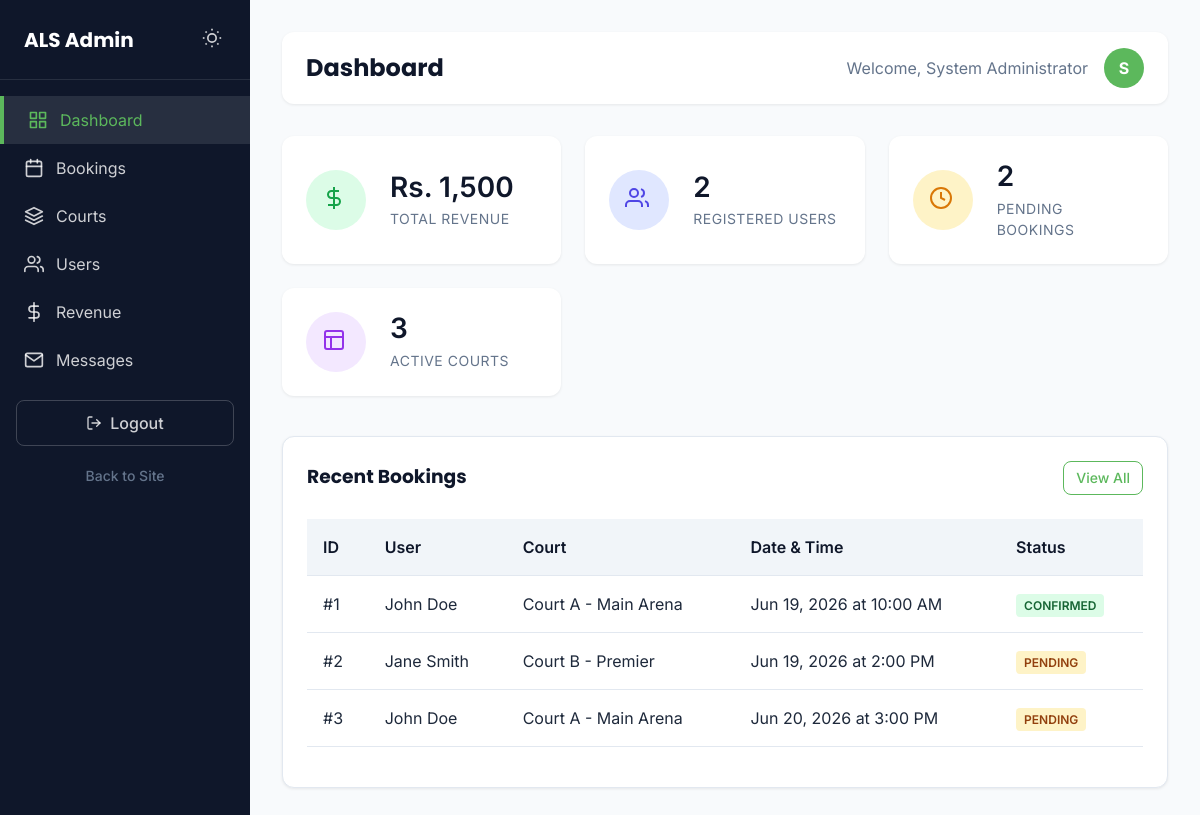
/admin/index.php (signed in), run on the app's committed database.
### tables this page shows
CREATE TABLE IF NOT EXISTS bookings (
    id INT AUTO_INCREMENT PRIMARY KEY,
    court_id INT NOT NULL,
    user_id INT NOT NULL,
    booking_date DATE NOT NULL,
    start_time TIME NOT NULL,
    end_time TIME GENERATED ALWAYS AS (ADDTIME(start_time, '01:00:00')) STORED,
    status ENUM('Pending', 'Confirmed', 'Completed', 'Cancelled') DEFAULT 'Pending',
    payment_status ENUM('Unpaid', 'Pending', 'Paid') DEFAULT 'Unpaid',
    payment_method ENUM('manual', 'khalti', 'esewa', 'admin') DEFAULT NULL,
    payment_txn_id VARCHAR(100) DEFAULT NULL,
    payment_screenshot VARCHAR(255) DEFAULT NULL,
    payment_verified_at DATETIME DEFAULT NULL,
    created_at TIMESTAMP DEFAULT CURRENT_TIMESTAMP,
    updated_at TIMESTAMP DEFAULT CURRENT_TIMESTAMP ON UPDATE CURRENT_TIMESTAMP,
    FOREIGN KEY (court_id) REFERENCES courts(id) ON DELETE RESTRICT,
    FOREIGN KEY (user_id) REFERENCES users(id) ON DELETE RESTRICT,
    UNIQUE KEY unique_booking (court_id, booking_date, start_time),
    INDEX idx_user (user_id),
    INDEX idx_date (booking_date),
    INDEX idx_status (status),
    INDEX idx_payment (payment_status)
);

CREATE TABLE IF NOT EXISTS users (
    id INT AUTO_INCREMENT PRIMARY KEY,
    full_name VARCHAR(100) NOT NULL,
    email VARCHAR(255) NOT NULL UNIQUE,
    phone VARCHAR(10) NOT NULL UNIQUE,
    password VARCHAR(255) NOT NULL,
    created_at TIMESTAMP DEFAULT CURRENT_TIMESTAMP,
    updated_at TIMESTAMP DEFAULT CURRENT_TIMESTAMP ON UPDATE CURRENT_TIMESTAMP,
    INDEX idx_phone (phone),
    INDEX idx_email (email)
);

CREATE TABLE IF NOT EXISTS courts (
    id INT AUTO_INCREMENT PRIMARY KEY,
    name VARCHAR(100) NOT NULL,
    sport_type ENUM('football', 'cricket', 'badminton') NOT NULL DEFAULT 'football',
    price_per_hour DECIMAL(10,2) NOT NULL DEFAULT 0.00,
    description TEXT,
    is_active TINYINT(1) DEFAULT 1,
    created_at TIMESTAMP DEFAULT CURRENT_TIMESTAMP,
    INDEX idx_active (is_active)
);

### admin/index.php (the view, shortened to what this page needs)
<?php
require_once '../includes/db.php';
$kpis = [
    'revenue' => 0,
    'users' => 0,
    'pending_bookings' => 0,
    'courts' => 0
];
$res = $conn->query("SELECT SUM(c.price_per_hour) as rev FROM bookings b JOIN courts c ON b.court_id = c.id WHERE b.payment_status = 'Paid'");
if ($row = $res->fetch_assoc()) $kpis['revenue'] = $row['rev'] ?? 0;
$res = $conn->query("SELECT COUNT(*) as c FROM users");
if ($row = $res->fetch_assoc()) $kpis['users'] = $row['c'];
$res = $conn->query("SELECT COUNT(*) as c FROM bookings WHERE status = 'Pending'");
if ($row = $res->fetch_assoc()) $kpis['pending_bookings'] = $row['c'];
$res = $conn->query("SELECT COUNT(*) as c FROM courts WHERE is_active = 1");
if ($row = $res->fetch_assoc()) $kpis['courts'] = $row['c'];
$recentStmt = $conn->query("
    SELECT b.id, b.booking_date, b.start_time, b.status, c.name as court_name, u.full_name as user_name
    FROM bookings b
    JOIN courts c ON b.court_id = c.id
    JOIN users u ON b.user_id = u.id
    ORDER BY b.created_at DESC LIMIT 5
");
$recent_bookings = $recentStmt->fetch_all(MYSQLI_ASSOC);
?>
<!DOCTYPE html>
<html lang="en">
<head>
    <link rel="stylesheet" href="../assets/css/style.css">
</head>
<body>
<div class="admin-layout">
    <?php include '../includes/admin_sidebar.php'; ?>
    <div class="admin-main">
        <div class="admin-header">
            <h2>Dashboard</h2>
            <div class="d-flex align-items-center">
                <span class="mr-3 text-secondary">Welcome, <?php echo htmlspecialchars($_SESSION['admin_name']); ?></span>
                <div style="width: 40px; height: 40px; background: var(--primary-green); color: white; border-radius: 50%; display: flex; align-items: center; justify-content: center; font-weight: bold;">
                    <?php echo substr($_SESSION['admin_name'], 0, 1); ?>
                </div>
            </div>
        </div>
        <div class="kpi-grid">
            <div class="kpi-card kpi-revenue">
                <div class="kpi-icon">
                    <svg width="28" height="28" fill="none" stroke="currentColor" stroke-width="2"><line x1="12" y1="1" x2="12" y2="23"></line><path d="M17 5H9.5a3.5 3.5 0 0 0 0 7h5a3.5 3.5 0 0 1 0 7H6"></path></svg>
                </div>
                <div>
                    <div class="kpi-value">Rs. <?php echo number_format($kpis['revenue']); ?></div>
                    <div class="kpi-label">Total Revenue</div>
                </div>
            </div>
            <div class="kpi-card kpi-users">
                <div class="kpi-icon">
                    <svg width="28" height="28" fill="none" stroke="currentColor" stroke-width="2"><path d="M17 21v-2a4 4 0 0 0-4-4H5a4 4 0 0 0-4 4v2"></path><circle cx="9" cy="7" r="4"></circle><path d="M23 21v-2a4 4 0 0 0-3-3.87"></path><path d="M16 3.13a4 4 0 0 1 0 7.75"></path></svg>
                </div>
                <div>
                    <div class="kpi-value"><?php echo $kpis['users']; ?></div>
                    <div class="kpi-label">Registered Users</div>
                </div>
            </div>
            <div class="kpi-card kpi-pending">
                <div class="kpi-icon">
                    <svg width="28" height="28" fill="none" stroke="currentColor" stroke-width="2"><circle cx="12" cy="12" r="10"></circle><polyline points="12 6 12 12 16 14"></polyline></svg>
                </div>
                <div>
                    <div class="kpi-value"><?php echo $kpis['pending_bookings']; ?></div>
                    <div class="kpi-label">Pending Bookings</div>
                </div>
            </div>
            <div class="kpi-card kpi-courts">
                <div class="kpi-icon">
                    <svg width="28" height="28" fill="none" stroke="currentColor" stroke-width="2"><rect x="3" y="3" width="18" height="18" rx="2" ry="2"></rect><line x1="3" y1="9" x2="21" y2="9"></line><line x1="9" y1="21" x2="9" y2="9"></line></svg>
                </div>
                <div>
                    <div class="kpi-value"><?php echo $kpis['courts']; ?></div>
                    <div class="kpi-label">Active Courts</div>
                </div>
            </div>
        </div>
        <div class="card">
            <div class="d-flex justify-content-between align-items-center mb-4">
                <h3 style="margin: 0;">Recent Bookings</h3>
                <a href="bookings.php" class="btn btn-outline btn-sm">View All</a>
            </div>
            <div class="table-responsive">
                <table class="table">
                    <thead>
                        <tr>
                            <th>ID</th>
                            <th>User</th>
                            <th>Court</th>
                            <th>Date & Time</th>
                            <th>Status</th>
                        </tr>
                    </thead>
                    <tbody>
                        <?php if(count($recent_bookings) > 0): ?>
                            <?php foreach($recent_bookings as $b): ?>
                            <tr>
                                <td>#<?php echo $b['id']; ?></td>
                                <td><?php echo htmlspecialchars($b['user_name']); ?></td>
                                <td><?php echo htmlspecialchars($b['court_name']); ?></td>
                                <td><?php echo date('M j, Y', strtotime($b['booking_date'])) . ' at ' . date('g:i A', strtotime($b['start_time'])); ?></td>
                                <td>
                                    <?php
                                        $badgeClass = match($b['status']) {
                                            'Confirmed', 'Completed' => 'badge-success',
                                            'Pending' => 'badge-warning',
                                            'Cancelled' => 'badge-secondary',
                                            default => 'badge-primary'
                                        };
                                    ?>
                                    <span class="badge <?php echo $badgeClass; ?>"><?php echo $b['status']; ?></span>
                                </td>
                            </tr>
                            <?php endforeach; ?>
                        <?php else: ?>
                            <tr><td colspan="5" class="text-center">No recent bookings found.</td></tr>
                        <?php endif; ?>
                    </tbody>
                </table>
            </div>
        </div>
    </div>
</div>
</body>
</html>

### assets/css/style.css (style rules this page uses)
:root { --primary-green: #5cb85c; --primary-green-hover: #4cae4c; --dark-navy: #0f172a; --card-bg: #ffffff; --page-bg: #f8fafc; --text-primary: #1e293b; --text-secondary: #64748b; --danger: #ef4444; --warning: #f59e0b; --success: #22c55e; --border-color: #e2e8f0; --heading-color: #0f172a; --table-header-bg: #f1f5f9; --radius-card: 12px; --radius-btn: 8px; --radius-input: 6px; --shadow-sm: 0 1px 3px rgba(0,0,0,0.08); --shadow-md: 0 4px 6px -1px rgba(0,0,0,0.1), 0 2px 4px -1px rgba(0,0,0,0.06); --shadow-lg: 0 10px 15px -3px rgba(0,0,0,0.1), 0 4px 6px -2px rgba(0,0,0,0.05); --transition: 0.2s ease; }
* { margin: 0; padding: 0; box-sizing: border-box; }
body { font-family: 'Inter', sans-serif; background-color: var(--page-bg); color: var(--text-primary); line-height: 1.5; min-height: 100vh; display: flex; flex-direction: column; }
h1, h2, h3, h4, h5, h6 { font-family: 'Poppins', sans-serif; font-weight: 700; line-height: 1.2; color: var(--heading-color); }
a { text-decoration: none; color: var(--primary-green); transition: var(--transition); }
.text-secondary { color: var(--text-secondary); }
.d-flex { display: flex; }
.align-items-center { align-items: center; }
.justify-content-between { justify-content: space-between; }
.mb-4 { margin-bottom: 1.5rem; }
.mr-3 { margin-right: 1rem; }
.btn { display: inline-flex; align-items: center; justify-content: center; padding: 0.625rem 1.25rem; font-size: 1rem; font-weight: 500; font-family: 'Inter', sans-serif; border-radius: var(--radius-btn); border: 1px solid transparent; cursor: pointer; transition: var(--transition); text-align: center; }
.btn-outline { background-color: transparent; border-color: var(--primary-green); color: var(--primary-green); }
.btn-sm { padding: 0.35rem 0.75rem; font-size: 0.875rem; }
.card { background: var(--card-bg); border-radius: var(--radius-card); box-shadow: var(--shadow-sm); padding: 1.5rem; transition: var(--transition); border: 1px solid var(--border-color); }
.table-responsive { overflow-x: auto; }
.table { width: 100%; border-collapse: collapse; margin-bottom: 1rem; }
.table th, .table td { padding: 1rem; text-align: left; border-bottom: 1px solid var(--border-color); }
.table th { background-color: var(--table-header-bg); font-weight: 600; color: var(--heading-color); }
.badge { padding: 0.25rem 0.5rem; border-radius: 4px; font-size: 0.75rem; font-weight: 600; text-transform: uppercase; }
.badge-success { background: #dcfce7; color: #166534; }
.badge-warning { background: #fef3c7; color: #92400e; }
.admin-layout { display: flex; min-height: 100vh; }
.admin-main { flex: 1; background: var(--page-bg); overflow-y: auto; padding: 2rem; }
.admin-header { display: flex; justify-content: space-between; align-items: center; flex-wrap: wrap; gap: 1rem; margin-bottom: 2rem; background: var(--card-bg); padding: 1rem 1.5rem; border-radius: var(--radius-card); box-shadow: var(--shadow-sm); }

### admin/index.php (style rules this page uses)
.kpi-grid { display: grid; grid-template-columns: repeat(auto-fit, minmax(240px, 1fr)); gap: 1.5rem; margin-bottom: 2.5rem; }
.kpi-card { background: var(--card-bg); padding: 1.5rem; border-radius: var(--radius-card); box-shadow: var(--shadow-sm); display: flex; align-items: center; gap: 1.5rem; }
.kpi-icon { width: 60px; height: 60px; border-radius: 50%; display: flex; align-items: center; justify-content: center; flex-shrink: 0; }
.kpi-revenue .kpi-icon { background: #dcfce7; color: #16a34a; }
.kpi-users .kpi-icon { background: #e0e7ff; color: #4f46e5; }
.kpi-pending .kpi-icon { background: #fef3c7; color: #d97706; }
.kpi-courts .kpi-icon { background: #f3e8ff; color: #9333ea; }
.kpi-value { font-size: 1.75rem; font-weight: 600; color: var(--dark-navy); line-height: 1.2; }
.kpi-label { color: var(--text-secondary); font-size: 0.875rem; text-transform: uppercase; letter-spacing: 0.5px; margin-top: 0.25rem; }

### data on the page
bookings: id "1", user.full_name "John Doe", court.name "Court A - Main Arena", booking_date "Jun 19, 2026", start_time "10:00 AM", status "CONFIRMED"
bookings: id "2", user.full_name "Jane Smith", court.name "Court B - Premier", booking_date "Jun 19, 2026", start_time "2:00 PM", status "PENDING"
bookings: id "3", user.full_name "John Doe", court.name "Court A - Main Arena", booking_date "Jun 20, 2026", start_time "3:00 PM", status "PENDING"

### other printed values
$_SESSION['admin_name'] "System Administrator"
substr($_SESSION['admin_name'], 0, 1) "S"
$kpis['revenue'] "1,500"
$kpis['users'] "2"
$kpis['pending_bookings'] "2"
$kpis['courts'] "3"
